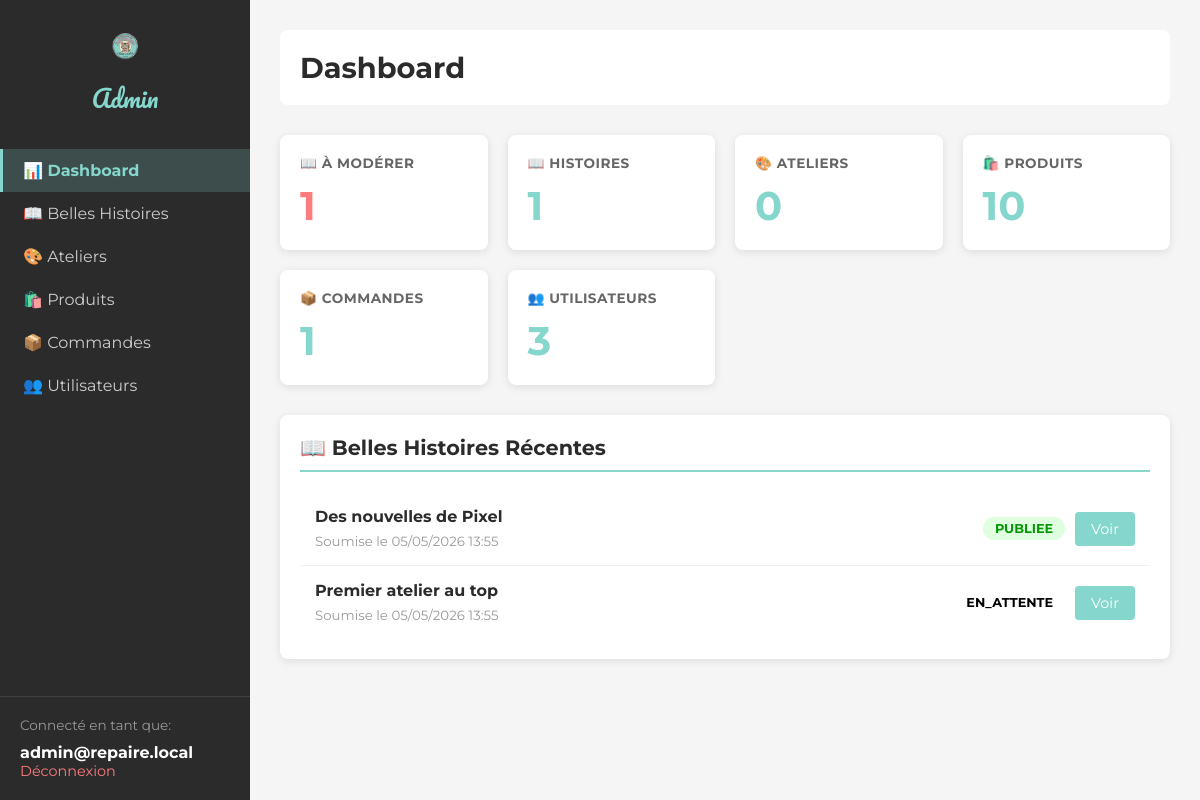
Page /admin/dashboard.php (signed in) on the committed database.
### tables this page shows
CREATE TABLE belles_histoires (
  id INT AUTO_INCREMENT PRIMARY KEY,
  utilisateur_id INT NOT NULL,
  titre VARCHAR(150) NOT NULL,
  contenu TEXT NOT NULL,
  statut ENUM('en_attente', 'publiee', 'refusee') NOT NULL DEFAULT 'en_attente',
  admin_id INT NULL,
  date_publication DATETIME NOT NULL DEFAULT CURRENT_TIMESTAMP,
  CONSTRAINT fk_histoires_utilisateur
    FOREIGN KEY (utilisateur_id) REFERENCES utilisateurs(id)
    ON UPDATE CASCADE ON DELETE CASCADE,
  CONSTRAINT fk_histoires_admin
    FOREIGN KEY (admin_id) REFERENCES admin_users(id)
    ON UPDATE CASCADE ON DELETE SET NULL
);

### admin/dashboard.php (the view, shortened to what this page needs)
<?php
$pdo = getPDO();
$stats = [];
$stmt = $pdo->query('SELECT COUNT(*) FROM belles_histoires WHERE statut = "en_attente"');
$stats['histoires_attente'] = $stmt->fetchColumn();
$stmt = $pdo->query('SELECT COUNT(*) FROM belles_histoires WHERE statut = "publiee"');
$stats['histoires_publiees'] = $stmt->fetchColumn();
$stmt = $pdo->query('SELECT COUNT(*) FROM ateliers WHERE date_heure > NOW()');
$stats['ateliers_a_venir'] = $stmt->fetchColumn();
$stmt = $pdo->query('SELECT COUNT(*) FROM produits');
$stats['produits_total'] = $stmt->fetchColumn();
$stmt = $pdo->query('SELECT COUNT(*) FROM commandes');
$stats['commandes_total'] = $stmt->fetchColumn();
$stmt = $pdo->query('SELECT COUNT(*) FROM utilisateurs');
$stats['utilisateurs_total'] = $stmt->fetchColumn();
$stmt = $pdo->query('
    SELECT id, titre, utilisateur_id, statut, date_publication
    FROM belles_histoires
    ORDER BY date_publication DESC
    LIMIT 5
');
$histoires_recentes = $stmt->fetchAll();
?>
<!DOCTYPE html>
<html lang="fr">
<head>
</head>
<body>
    <div class="admin-container">
        <aside class="admin-sidebar">
            <div class="admin-logo">
                <img src="../images/logo.png" alt="Logo">
                <h2>Admin</h2>
            </div>
            <ul class="admin-menu">
                <li><a href="dashboard.php" class="active">📊 Dashboard</a></li>
                <li><a href="moderer-histoires.php">📖 Belles Histoires</a></li>
                <li><a href="ateliers.php">🎨 Ateliers</a></li>
                <li><a href="produits.php">🛍️ Produits</a></li>
                <li><a href="commandes.php">📦 Commandes</a></li>
                <li><a href="utilisateurs.php">👥 Utilisateurs</a></li>
            </ul>
            <div class="admin-user-info">
                <p>Connecté en tant que:</p>
                <strong><?php echo htmlspecialchars($_SESSION['admin_email'], ENT_QUOTES, 'UTF-8'); ?></strong>
                <a href="../logout.php">Déconnexion</a>
            </div>
        </aside>
        <main class="admin-main">
            <div class="admin-header">
                <h1>Dashboard</h1>
            </div>
            <div class="stats-grid">
                <div class="stat-card alert">
                    <h3>📖 À modérer</h3>
                    <div class="number"><?php echo (int) $stats['histoires_attente']; ?></div>
                </div>
                <div class="stat-card">
                    <h3>📖 Histoires</h3>
                    <div class="number"><?php echo (int) $stats['histoires_publiees']; ?></div>
                </div>
                <div class="stat-card">
                    <h3>🎨 Ateliers</h3>
                    <div class="number"><?php echo (int) $stats['ateliers_a_venir']; ?></div>
                </div>
                <div class="stat-card">
                    <h3>🛍️ Produits</h3>
                    <div class="number"><?php echo (int) $stats['produits_total']; ?></div>
                </div>
                <div class="stat-card">
                    <h3>📦 Commandes</h3>
                    <div class="number"><?php echo (int) $stats['commandes_total']; ?></div>
                </div>
                <div class="stat-card">
                    <h3>👥 Utilisateurs</h3>
                    <div class="number"><?php echo (int) $stats['utilisateurs_total']; ?></div>
                </div>
            </div>
            <div class="section">
                <h2>📖 Belles Histoires Récentes</h2>
                <?php if (empty($histoires_recentes)): ?>
                    <div class="empty-state">Aucune histoire n'a été soumise.</div>
                <?php else: ?>
                    <ul class="histoires-list">
                        <?php foreach ($histoires_recentes as $histoire): ?>
                            <li>
                                <div class="histoire-info">
                                    <strong><?php echo htmlspecialchars($histoire['titre'], ENT_QUOTES, 'UTF-8'); ?></strong>
                                    <small>Soumise le <?php echo date('d/m/Y H:i', strtotime($histoire['date_publication'])); ?></small>
                                </div>
                                <span class="histoire-status status-<?php echo $histoire['statut']; ?>">
                                    <?php echo ucfirst($histoire['statut']); ?>
                                </span>
                                <a href="moderer-histoires.php" class="btn btn-primary">Voir</a>
                            </li>
                        <?php endforeach; ?>
                    </ul>
                <?php endif; ?>
            </div>
        </main>
    </div>
</body>
</html>

### admin/dashboard.php (style rules this page uses)
* { margin: 0; padding: 0; box-sizing: border-box; }
body { font-family: 'Montserrat', sans-serif; background: #F5F5F5; }
.admin-container { display: flex; min-height: 100vh; }
.admin-sidebar { width: 250px; background: #2B2B2B; color: white; padding: 30px 0; position: fixed; height: 100vh; overflow-y: auto; }
.admin-logo { padding: 0 20px; margin-bottom: 30px; text-align: center; }
.admin-logo img { max-width: 60px; margin-bottom: 10px; }
.admin-logo h2 { font-family: 'Pacifico', cursive; color: #85D6CD; font-size: 1.5rem; font-weight: normal; }
.admin-menu { list-style: none; }
.admin-menu li { margin: 0; }
.admin-menu a { display: block; padding: 12px 20px; color: #ccc; text-decoration: none; transition: all 0.3s; border-left: 3px solid transparent; }
.admin-menu a.active { background: rgba(133, 214, 205, 0.2); color: #85D6CD; border-left-color: #85D6CD; font-weight: 700; }
.admin-user-info { padding: 20px; border-top: 1px solid rgba(255, 255, 255, 0.1); margin-top: auto; position: absolute; bottom: 0; width: 100%; }
.admin-user-info p { font-size: 0.85rem; color: #999; margin-bottom: 10px; }
.admin-user-info a { display: block; color: #FE7B7E; text-decoration: none; font-size: 0.9rem; }
.admin-main { flex: 1; margin-left: 250px; padding: 30px; }
.admin-header { display: flex; justify-content: space-between; align-items: center; margin-bottom: 30px; background: white; padding: 20px; border-radius: 8px; }
.admin-header h1 { font-size: 1.8rem; color: #2B2B2B; }
.stats-grid { display: grid; grid-template-columns: repeat(auto-fit, minmax(200px, 1fr)); gap: 20px; margin-bottom: 30px; }
.stat-card { background: white; padding: 20px; border-radius: 8px; box-shadow: 0 2px 8px rgba(0, 0, 0, 0.1); }
.stat-card h3 { color: #666; font-size: 0.85rem; margin-bottom: 10px; text-transform: uppercase; letter-spacing: 0.5px; }
.stat-card .number { font-size: 2.5rem; font-weight: 700; color: #85D6CD; }
.stat-card.alert .number { color: #FE7B7E; }
.section { background: white; border-radius: 8px; padding: 20px; margin-bottom: 30px; box-shadow: 0 2px 8px rgba(0, 0, 0, 0.1); }
.section h2 { color: #2B2B2B; margin-bottom: 20px; font-size: 1.3rem; border-bottom: 2px solid #85D6CD; padding-bottom: 10px; }
.histoires-list { list-style: none; }
.histoires-list li { padding: 15px; border-bottom: 1px solid #F0F0F0; display: flex; justify-content: space-between; align-items: center; }
.histoires-list li:last-child { border-bottom: none; }
.histoire-info { flex: 1; }
.histoire-info strong { display: block; color: #2B2B2B; margin-bottom: 5px; }
.histoire-info small { color: #999; }
.histoire-status { padding: 4px 12px; border-radius: 12px; font-size: 0.8rem; font-weight: 700; text-transform: uppercase; }
.status-publiee { background: #E0FFE0; color: #009900; }
.btn { padding: 8px 16px; border: none; border-radius: 4px; cursor: pointer; text-decoration: none; font-size: 0.9rem; margin-left: 10px; transition: all 0.3s; }
.btn-primary { background: #85D6CD; color: white; }

### rows in the picture
belles_histoires: id "1", utilisateur "0", titre "Des nouvelles de Pixel", date_publication "05/05/2026 13:55", statut "PUBLIEE"
belles_histoires: titre "Premier atelier au top", date_publication "05/05/2026 13:55", statut "EN_ATTENTE"

### other values in the picture
$_SESSION['admin_email'] "admin@repaire.local"
$stats['produits_total'] "10"
$stats['utilisateurs_total'] "3"
